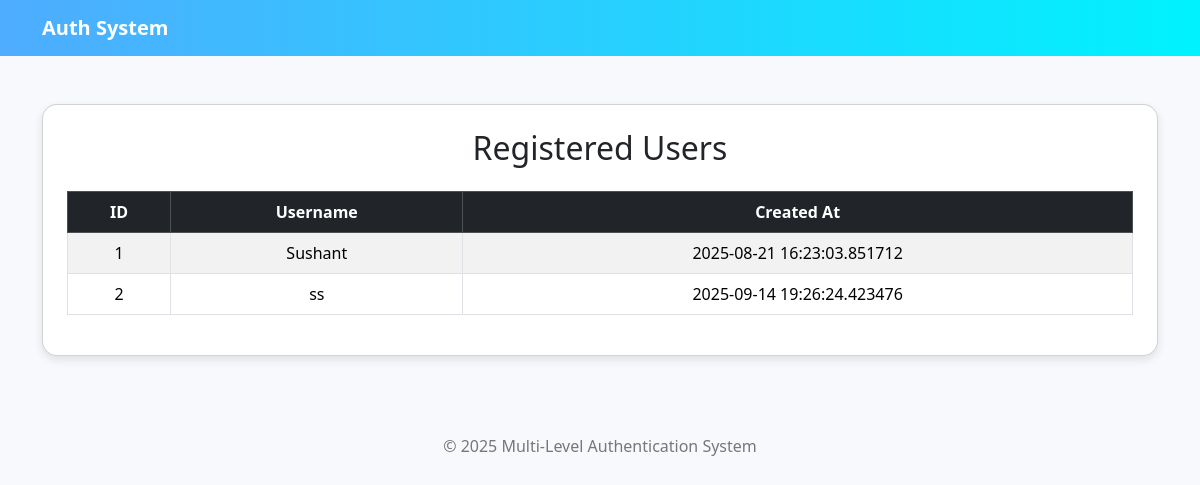
Page /admin/users (signed in) on the committed database.
### app/models.py (models this page shows)
class User(db.Model):
    __tablename__ = 'users'
    id = db.Column(db.Integer, primary_key=True)
    username = db.Column(db.String(100), unique=True, nullable=False)
    password = db.Column(db.Text, nullable=False)
    click_x = db.Column(db.Integer)
    click_y = db.Column(db.Integer)
    click_x_norm = db.Column(db.Float)   # optional
    click_y_norm = db.Column(db.Float)   # optional
    image_filename = db.Column(db.String(255), default='auth_image.jpg')
    secret_color = db.Column(db.String(10))
    color_sequence = db.Column(db.String(32))
    level2_passed = db.Column(db.Boolean, default=False)
    is_admin = db.Column(db.Boolean, default=False)
    created_at = db.Column(db.DateTime, default=datetime.utcnow)
    logs = db.relationship('BehaviorLog', backref='user', cascade="all, delete-orphan")

### app/routes.py (the view)
@auth_bp.route("/admin/users")
@admin_required
def view_users():
    if 'user_id' not in session:
        flash("Login required.", "danger")
        return redirect(url_for("auth.login"))
    user = User.query.get(session['user_id'])
    if not user or not user.is_admin:
        flash("❌ You are not authorized to view this page.", "danger")
        return redirect(url_for("auth.login"))
    users = User.query.all()
    return render_template("view.html", users=users)

### app/routes.py (called while the page is built)
def admin_required(f):
    @wraps(f)
    def decorated_function(*args, **kwargs):
        if 'user_id' not in session:
            flash("Login required.", "danger")
            return redirect(url_for("auth.login"))
        user = User.query.get(session['user_id'])
        if not user or not user.is_admin:
            flash("❌ You are not authorized to view this page.", "danger")
            return redirect(url_for("auth.login"))
        return f(*args, **kwargs)
    return decorated_function

### app/templates/view.html (shortened to what this page needs)
{% extends "base.html" %}
{% block content %}
<div class="card p-4">
    <h2 class="text-center mb-4">Registered Users</h2>
    <div class="table-responsive">
        <table class="table table-bordered table-striped table-hover text-center">
            <thead class="table-dark">
                <tr>
                    <th>ID</th>
                    <th>Username</th>
                    <th>Created At</th>
                </tr>
            </thead>
            <tbody>
                {% for u in users %}
                <tr>
                    <td>{{ u.id }}</td>
                    <td>{{ u.username }}</td>
                    <td>{{ u.created_at }}</td>
                </tr>
                {% endfor %}
            </tbody>
        </table>
    </div>
</div>
{% endblock %}

### app/templates/base.html (style rules this page uses)
body { background: #f7f9fc; font-family: 'Segoe UI', sans-serif; }
.card { border-radius: 15px; box-shadow: 0 4px 10px rgba(0,0,0,0.1); }

### rows in the picture
User: id "1", username "Sushant", created_at "2025-08-21 16:23:03.851712"
User: id "2", username "ss", created_at "2025-09-14 19:26:24.423476"
